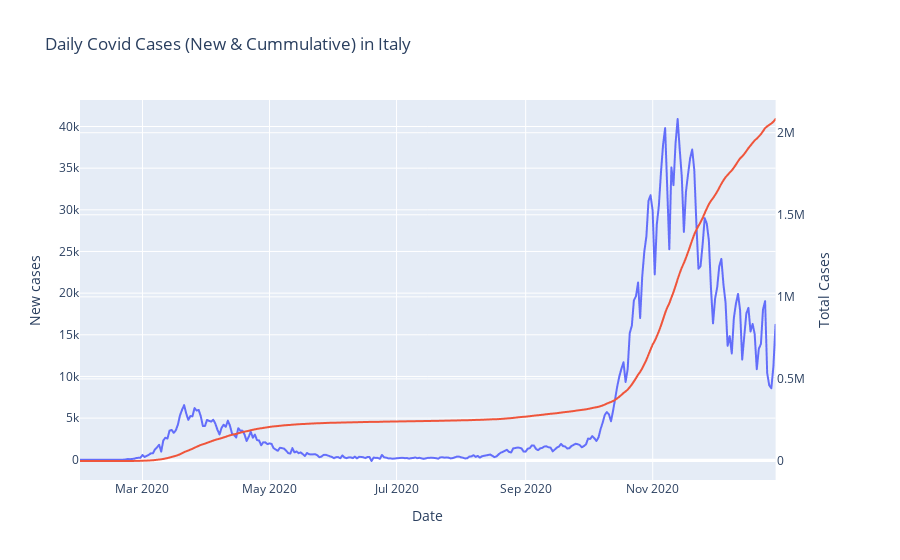

Notebook code cell kept with this figure:
### Code cell
df_2020 = df[(df['date'] > '2020-01-01') & (df['date'] < '2020-12-31')]
df_2020_italy = df_2020[df_2020['location'] == 'Italy']
df_2020_italy.head()
subfig = make_subplots(specs=[[{"secondary_y": True}]])

# create two independent figures with px.line each containing data from multiple columns
fig = px.line(df_2020_italy,x="date", y="new_cases", render_mode="webgl",)
fig2 = px.line(df_2020_italy,x="date", y="total_cases", render_mode="webgl",)

fig2.update_traces(yaxis="y2")

subfig.add_traces(fig.data + fig2.data)
subfig.layout.xaxis.title="Date"
subfig.layout.yaxis.title="New cases"
# subfig.layout.yaxis2.type="log"
subfig.layout.yaxis2.title="Total Cases"
subfig.layout.title ='Daily Covid Cases (New & Cummulative) in Italy'
# recoloring is necessary otherwise lines from fig und fig2 would share each color
# e.g. Linear-, Log- = blue; Linear+, Log+ = red... we don't want this
subfig.for_each_trace(lambda t: t.update(line=dict(color=t.marker.color)))
subfig.show()

### Figure 1 — Plotly figure (JSON) as saved in the notebook; plotly's stock layout.template omitted (floating-point values rounded to 4 significant figures; data arrays with more than 128 entries replaced by an {"elided": "..."} marker saying what was removed)
{"data": [{"hovertemplate": "date=%{x}<br>new_cases=%{y}<extra></extra>", "legendgroup": "", "line": {"dash": "solid"}, "mode": "lines", "name": "", "showlegend": false, "type": "scattergl", "x": {"elided": "335 str values"}, "xaxis": "x", "y": {"elided": "335 int values"}, "yaxis": "y"}, {"hovertemplate": "date=%{x}<br>total_cases=%{y}<extra></extra>", "legendgroup": "", "line": {"dash": "solid"}, "mode": "lines", "name": "", "showlegend": false, "type": "scattergl", "x": {"elided": "335 str values"}, "xaxis": "x", "y": {"elided": "335 int values"}, "yaxis": "y2"}], "layout": {"title": {"text": "Daily Covid Cases (New & Cummulative) in Italy"}, "xaxis": {"anchor": "y", "domain": [0, 0.94], "title": {"text": "Date"}}, "yaxis": {"anchor": "x", "domain": [0, 1], "title": {"text": "New cases"}}, "yaxis2": {"anchor": "x", "overlaying": "y", "side": "right", "title": {"text": "Total Cases"}}}}
